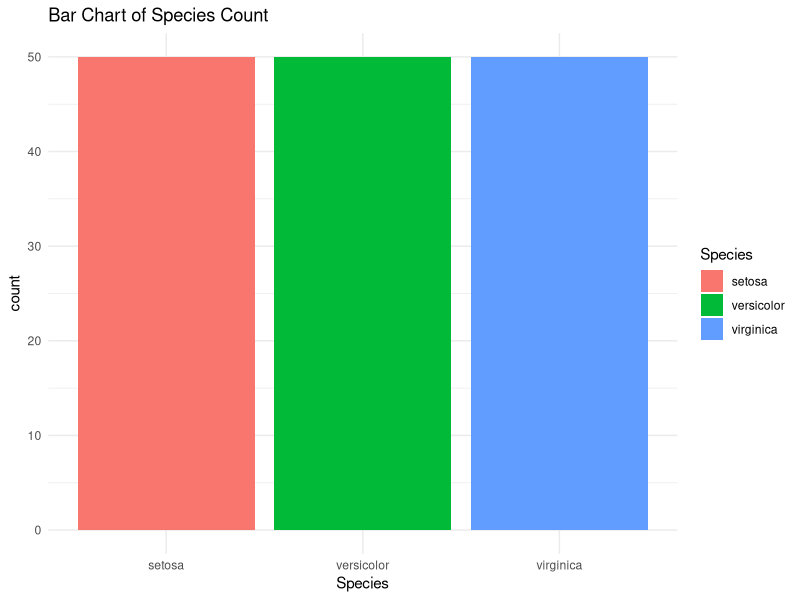
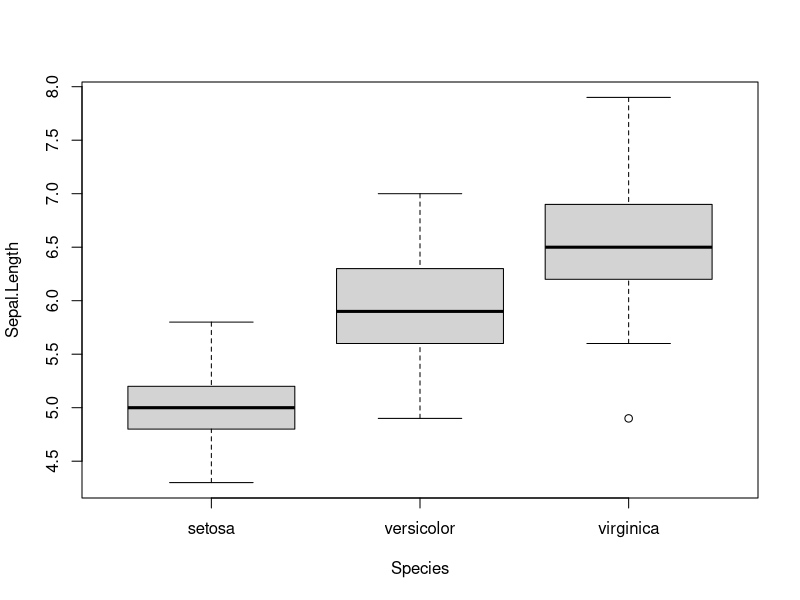
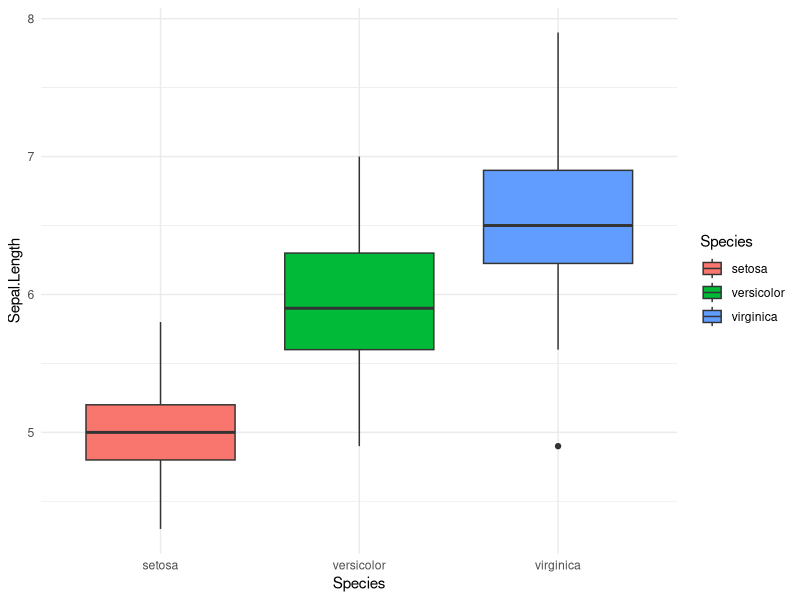
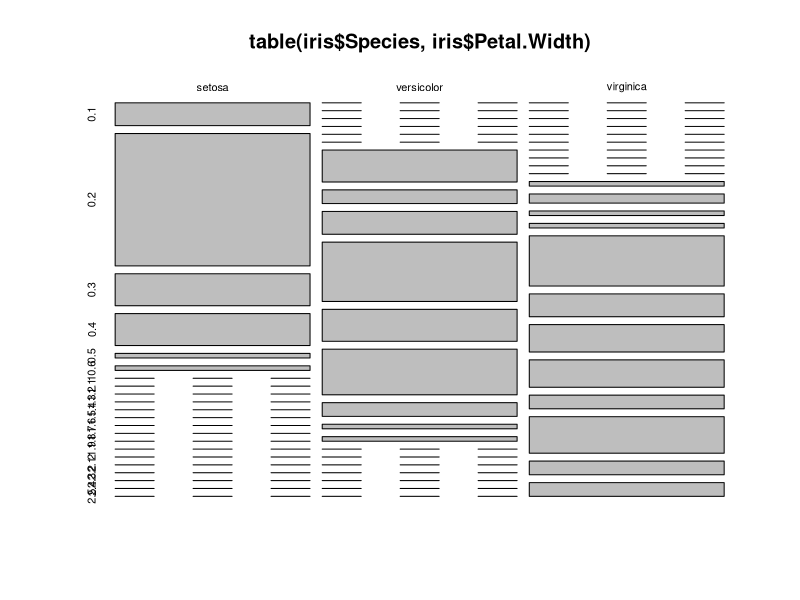

Source code (R) for these figures, in order:
## ---- chunk 1
library(ggplot2)

# Create a barplot using geom_bar()
ggplot(data = iris, aes(x = Species, fill = factor(Species))) +
  geom_bar() +
  theme_minimal() +
  labs(
    title = "Bar Chart of Species Count",
    ylab = "Count",
    fill = "Species"
  )
## ---- chunk 2
# Create a grouped boxplot using  base R
boxplot(Sepal.Length ~ Species, data = iris)
## ---- chunk 3
# Create a grouped boxplot using ggplot2
ggplot(data = iris, aes(x = Species, y = Sepal.Length,
                        fill = factor(Species))) +
  geom_boxplot() +
  theme_minimal() +
  labs(fill = "Species")
## ---- chunk 4
mosaicplot(table(iris$Species, iris$Petal.Width))
